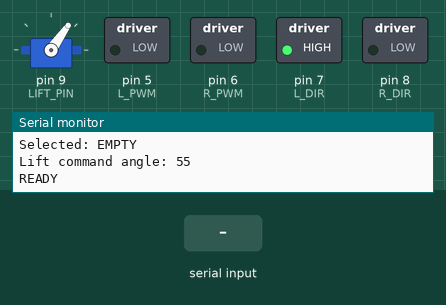
Bench run of a sketch on a simulated Arduino Nano, built with avr-gcc and run on an emulated ATmega328P. Shown: servo, switched loads named in the sketch (green lamp = pin HIGH), the last lines printed to the serial monitor. The test bench sets the inputs (shaded band).

Above: at 1.6 s.
1.7 s: "b\n" received over Serial
At 4.5 s:
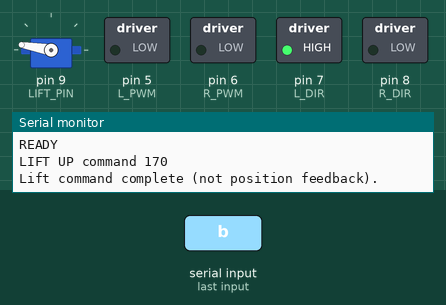
4.7 s: "f\n" received over Serial
At 5.1 s:
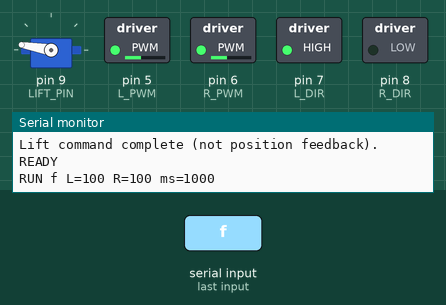
7.2 s: "a\n" received over Serial
At 7.43 s:
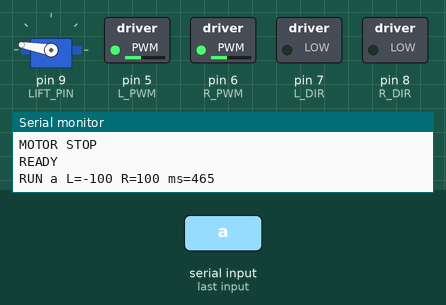
9.1 s: "d\n" received over Serial
At 9.33 s:
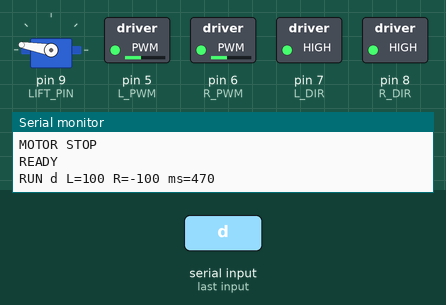
Timing chart, 0 to 12.1 s (numbered marks = the images above; inputs shaded):
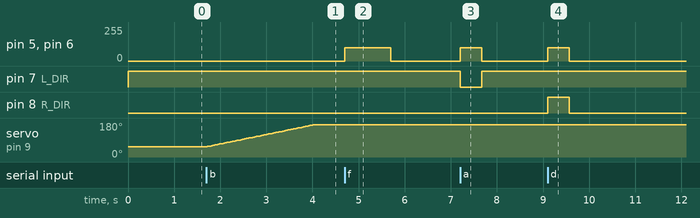

The sketch:

Mission2Calibration.ino
```cpp
/* Standalone motor/lift calibration for Arduino Nano.
 * Serial: 9600 baud, Newline or Both NL & CR.
 * No line following, intersection detection, RFID or automatic repeat.
 * PWM and milliseconds are commands, NOT measured speed/angle.
 * e = empty/down55, b = loaded/up170; manually position pallet before b.
 */
#include <Arduino.h>
#include <Servo.h>
#include <stdlib.h>
#include <ctype.h>

const uint8_t L_PWM=5, R_PWM=6, L_DIR=7, R_DIR=8, LIFT_PIN=9;
const int LIFT_DOWN=55, LIFT_UP=170;
const unsigned long LIFT_STEP_MS=20, LIFT_SETTLE_MS=500, MOTOR_SETTLE_MS=300;

// Initial trial values only. Replace with values measured using the NEW motors.
struct Profile {
  int leftPWM, rightPWM;
  unsigned int straightMs;
  int turnPWM;
  unsigned int leftMs, rightMs, uturnMs;
};
Profile emptyProfile={120,120,1000,120,340,340,660};
Profile loadedProfile={100,100,1000,100,465,470,890};

Servo lift;
bool loadedMode=false, liftReady=false;
uint8_t phase=0; // 0 idle, 1 drive, 2 lift movement, 3 settling
int liftAngle=LIFT_DOWN, liftTarget=LIFT_DOWN;
unsigned long phaseAt=0, durationMs=0, liftAt=0;
char inputLine[32];
uint8_t inputLength=0;
bool discardLine=false;

void motor(int left,int right){
  left=constrain(left,-255,255);right=constrain(right,-255,255);
  digitalWrite(L_DIR,left>=0?HIGH:LOW);
  digitalWrite(R_DIR,right>=0?LOW:HIGH);
  analogWrite(L_PWM,abs(left));analogWrite(R_PWM,abs(right));
}
void stopDrive(){motor(0,0);}
void showProfile(bool loaded){
  Profile &p=loaded?loadedProfile:emptyProfile;
  Serial.println(loaded?F("[LOADED]"):F("[EMPTY]"));
  Serial.print(F("L="));Serial.print(p.leftPWM);
  Serial.print(F(" R="));Serial.print(p.rightPWM);
  Serial.print(F(" T="));Serial.println(p.straightMs);
  Serial.print(F("P="));Serial.print(p.turnPWM);
  Serial.print(F(" A="));Serial.print(p.leftMs);
  Serial.print(F(" D="));Serial.print(p.rightMs);
  Serial.print(F(" U="));Serial.println(p.uturnMs);
}
void showAll(){
  showProfile(false);showProfile(true);
  Serial.print(F("Selected: "));Serial.println(loadedMode?F("LOADED"):F("EMPTY"));
  Serial.print(F("Lift command angle: "));Serial.println(liftAngle);
}
void help(){
  Serial.println(F("e=empty/down55, b=loaded/up170"));
  Serial.println(F("f=straight, a=left90, d=right90, u=left U-turn"));
  Serial.println(F("s=STOP immediately, ?=settings, h=help"));
  Serial.println(F("Set active profile: L 120 / R 120 / T 1000"));
  Serial.println(F("P 100=turn PWM; A 460 / D 460 / U 900=turn ms"));
  Serial.println(F("Settings are RAM only. Copy ? output before reset."));
}
void emergencyStop(){
  stopDrive();
  if(phase==2)liftReady=false; // position command stopped partway
  phase=0;
  inputLength=0;
  Serial.println(F("STOP. Servo holds last command; e/b to finish interrupted lift."));
}
void selectMode(bool loaded){
  stopDrive();loadedMode=loaded;liftTarget=loaded?LIFT_UP:LIFT_DOWN;
  liftReady=false;phase=2;liftAt=millis();
  Serial.println(loaded?F("LIFT UP command 170"):F("LIFT DOWN command 55"));
}
void startDrive(char command){
  if(!liftReady){Serial.println(F("Select e or b and wait READY first."));return;}
  Profile &p=loadedMode?loadedProfile:emptyProfile;
  int left=0,right=0;unsigned int ms=0;
  if(command=='f'){left=p.leftPWM;right=p.rightPWM;ms=p.straightMs;}
  if(command=='a'){left=-p.turnPWM;right=p.turnPWM;ms=p.leftMs;}
  if(command=='d'){left=p.turnPWM;right=-p.turnPWM;ms=p.rightMs;}
  if(command=='u'){left=-p.turnPWM;right=p.turnPWM;ms=p.uturnMs;}
  Serial.print(F("RUN "));Serial.print(command);
  Serial.print(F(" L="));Serial.print(left);Serial.print(F(" R="));Serial.print(right);
  Serial.print(F(" ms="));Serial.println(ms);
  durationMs=ms;phaseAt=millis();phase=1;motor(left,right);
}
void commandLine(char *line){
  while(isspace((unsigned char)*line))++line;
  if(!*line)return;
  char c=*line++;
  while(isspace((unsigned char)*line))++line;
  if(phase!=0){Serial.println(F("BUSY: only s accepted. Wait READY."));return;}
  if(!*line){
    if(c=='e'){selectMode(false);return;}
    if(c=='b'){selectMode(true);return;}
    if(c=='f'||c=='a'||c=='d'||c=='u'){startDrive(c);return;}
    if(c=='?'){showAll();return;}
    if(c=='h'){help();return;}
  }
  if(c!='L'&&c!='R'&&c!='T'&&c!='P'&&c!='A'&&c!='D'&&c!='U'){
    Serial.println(F("Unknown command; h for help."));return;
  }
  char *end;long value=strtol(line,&end,10);
  bool hasNumber=(end!=line);
  while(isspace((unsigned char)*end))++end;
  bool pwm=(c=='L'||c=='R'||c=='P');
  if(!hasNumber||*end||value<(pwm?0:10)||value>(pwm?255:5000)){
    Serial.println(F("Invalid value: PWM 0..255, time 10..5000ms."));return;
  }
  Profile &p=loadedMode?loadedProfile:emptyProfile;
  if(c=='L')p.leftPWM=value;
  if(c=='R')p.rightPWM=value;
  if(c=='T')p.straightMs=value;
  if(c=='P')p.turnPWM=value;
  if(c=='A')p.leftMs=value;
  if(c=='D')p.rightMs=value;
  if(c=='U')p.uturnMs=value;
  showProfile(loadedMode);
}
void updateAction(){
  unsigned long now=millis();
  if(phase==1 && now-phaseAt>=durationMs){
    stopDrive();phase=3;phaseAt=now;durationMs=MOTOR_SETTLE_MS;
    Serial.println(F("MOTOR STOP"));
  }else if(phase==2){
    if(liftAngle==liftTarget){
      liftReady=true;phase=3;phaseAt=now;durationMs=LIFT_SETTLE_MS;
      Serial.println(F("Lift command complete (not position feedback)."));
    }else if(now-liftAt>=LIFT_STEP_MS){
      liftAt=now;liftAngle+=(liftTarget>liftAngle)?1:-1;lift.write(liftAngle);
    }
  }else if(phase==3 && now-phaseAt>=durationMs){
    phase=0;Serial.println(F("READY"));
  }
}
void setup(){
  pinMode(L_PWM,OUTPUT);pinMode(R_PWM,OUTPUT);
  pinMode(L_DIR,OUTPUT);pinMode(R_DIR,OUTPUT);stopDrive();
  Serial.begin(9600);lift.attach(LIFT_PIN);lift.write(LIFT_DOWN);
  phase=3;phaseAt=millis();durationMs=LIFT_SETTLE_MS;liftReady=true;
  Serial.println(F("CALIBRATION ONLY: no auto motion. Lift starts at55."));
  help();showAll();
}
void loop(){
  updateAction();
  while(Serial.available()){
    char c=Serial.read();
    if(c=='s'||c=='S'){
      emergencyStop();discardLine=true;continue;
    }
    if(c=='\n'||c=='\r'){
      if(!discardLine && inputLength){inputLine[inputLength]='\0';commandLine(inputLine);}
      inputLength=0;discardLine=false;
    }else if(!discardLine){
      if(inputLength<sizeof(inputLine)-1)inputLine[inputLength++]=c;
      else{inputLength=0;discardLine=true;Serial.println(F("Line too long."));}
    }
    updateAction();
  }
}
```

Measured:
- after the input at 1.7 s, servo on pin 9 (LIFT_PIN): moves from 55° to 170° over 2.3 s, starting at once
- after the input at 4.7 s, pin 5 (L_PWM), pin 6 (R_PWM): 0/255 → 100/255 at once, → 0/255 1.0 s later
- after the input at 7.2 s, pin 5 (L_PWM), pin 6 (R_PWM): 0/255 → 100/255 at once, → 0/255 0.46 s later; pin 7 (L_DIR): HIGH → LOW at once, → HIGH 0.46 s later
- after the input at 9.1 s, pin 5 (L_PWM), pin 6 (R_PWM): 0/255 → 100/255 at once, → 0/255 0.47 s later; pin 8 (R_DIR): LOW → HIGH at once, → LOW 0.47 s later
